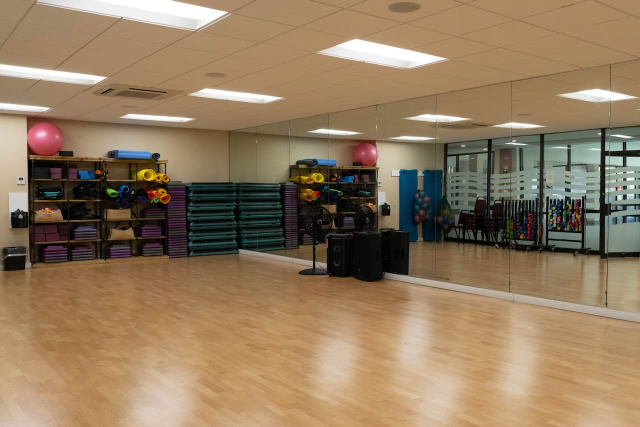
#> input picture images/Club 1.jpeg, 1280 x 854 px, found by its file name (shown at 1/2 size)
$ python combine_images_vertical.py
#> lines starting #> are read from the running program, lines starting #| are printed output that depends on the picture
#> `canvas = Image.new('RGB', (final_w, final_h), (255,255,255))`: canvas: PIL image 1200x1260 RGB; every value is 255
from PIL import Image
import os

# Source image paths (from project images/ folder)
src_images = [
    os.path.join('images', 'Club 1.jpeg'),
    os.path.join('images', 'Gym 1.jpeg'),
    os.path.join('images', 'indoor Basketball.jpeg'),
]

out_path = os.path.join('images', 'combined_vertical.jpg')

# target size per panel
panel_w = 1200
panel_h = 420

# helper: open image, center-crop to target aspect ratio, then resize
def fit_image(path, size):
#> called with path = 'images/Club 1.jpeg', size = (1200, 420)
    target_w, target_h = size
    im = Image.open(path).convert('RGB')
#> im is the input picture: PIL image 1280x854 RGB; mean R, G, B 146, 122.6, 95
    iw, ih = im.size
#> iw = 1280; ih = 854
    target_ratio = target_w / target_h
    current_ratio = iw / ih
#> current_ratio = 1.5
    if current_ratio > target_ratio:
        # crop left/right
        new_w = int(ih * target_ratio)
        left = (iw - new_w) // 2
        im = im.crop((left, 0, left + new_w, ih))
    else:
        # crop top/bottom
        new_h = int(iw / target_ratio)
#> new_h = 448
        top = (ih - new_h) // 2
#> top = 203
        im = im.crop((0, top, iw, top + new_h))
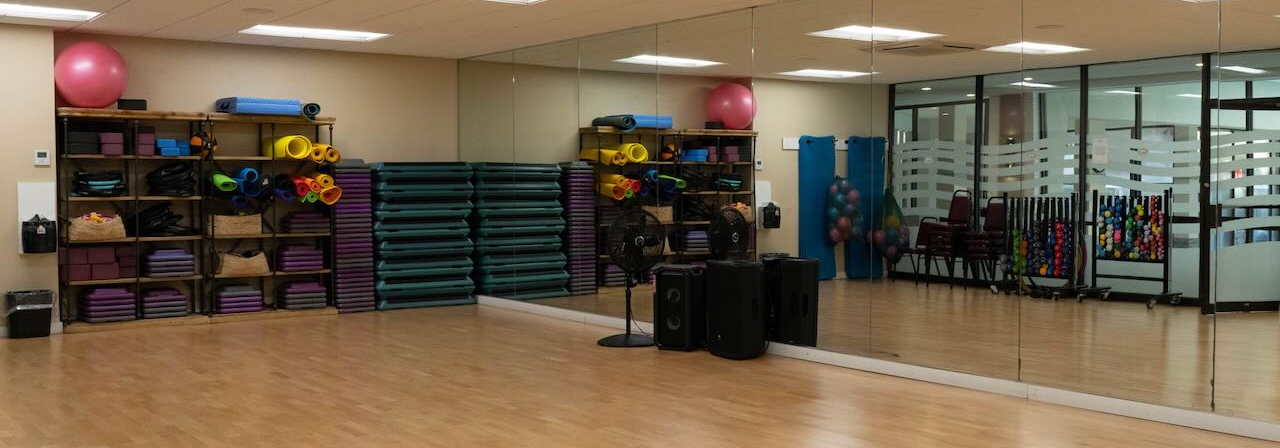
#> im: PIL image 1280x448 RGB; mean R, G, B 111.9, 96.8, 76.5
    im = im.resize((target_w, target_h), Image.LANCZOS)
#> im: PIL image 1200x420 RGB
    return im

# create final canvas (stack vertically)
final_w = panel_w
final_h = panel_h * len(src_images)
canvas = Image.new('RGB', (final_w, final_h), (255,255,255))

y = 0
for path in src_images:
    if not os.path.exists(path):
        raise SystemExit(f"Source image not found: {path}")
    fitted = fit_image(path, (panel_w, panel_h))
    canvas.paste(fitted, (0, y))
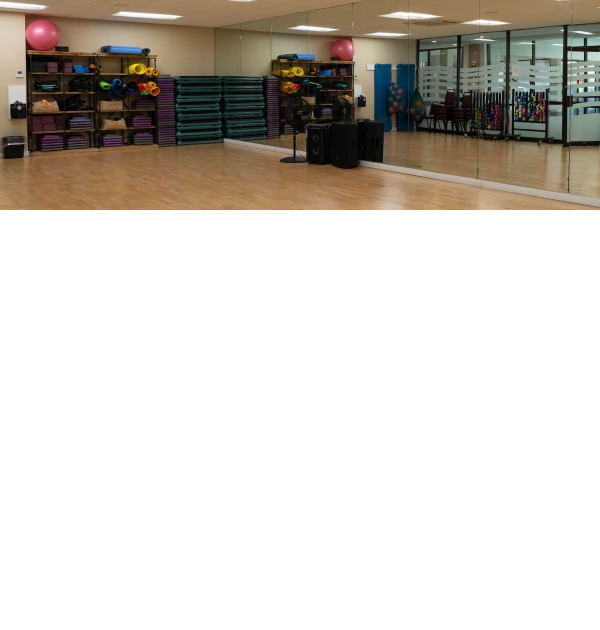
#> canvas: PIL image 1200x1260 RGB (shown at 1/2 size); mean R, G, B 207.3, 202.3, 195.5
    y += panel_h
#> pass 2 of the loop `for path in src_images:`:
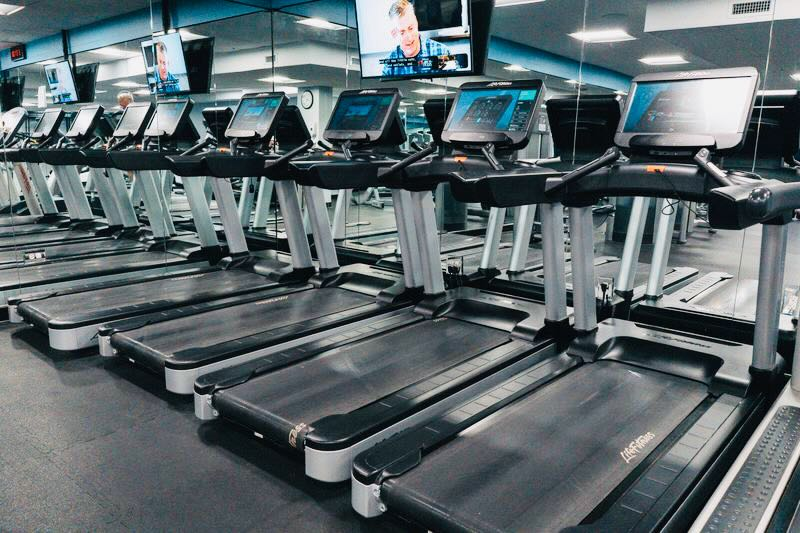
#> input picture images/Gym 1.jpeg, 800 x 533 px, found by its file name
#> in fit_image, im is the input picture: PIL image 800x533 RGB; mean R, G, B 92.1, 103.8, 107.2
#> in fit_image (call 2), `im = im.resize((target_w, target_h), Image.LANCZOS)`:
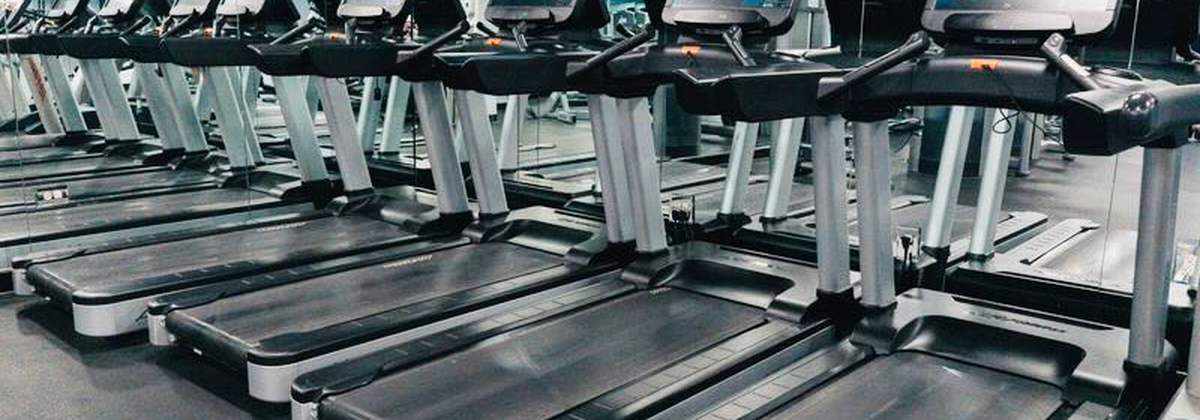
#> im: PIL image 1200x420 RGB; mean R, G, B 89.8, 98.8, 101
#> `canvas.paste(fitted, (0, y))`:
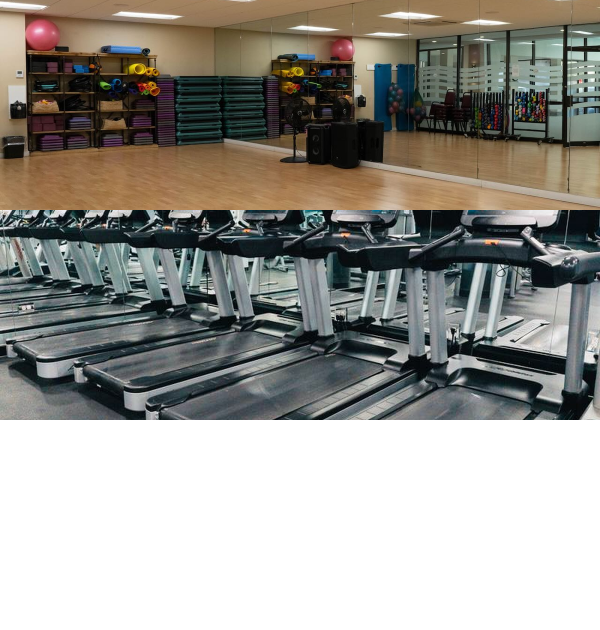
#> canvas: PIL image 1200x1260 RGB (shown at 1/2 size); mean R, G, B 152.2, 150.2, 144.2
#> pass 3 of the loop `for path in src_images:`:
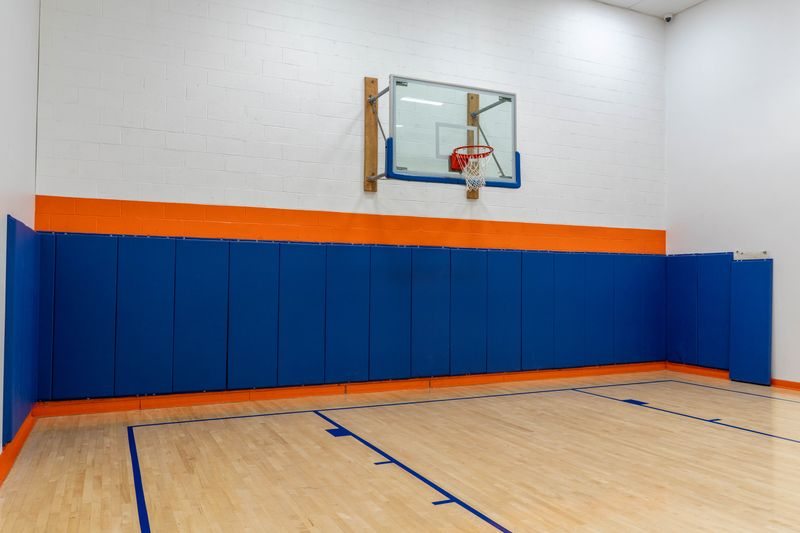
#> input picture images/indoor Basketball.jpeg, 800 x 533 px, found by its file name
#> in fit_image, im is the input picture: PIL image 800x533 RGB; mean R, G, B 150, 144.2, 144.7
#> in fit_image (call 3), `im = im.crop((0, top, iw, top + new_h))`:
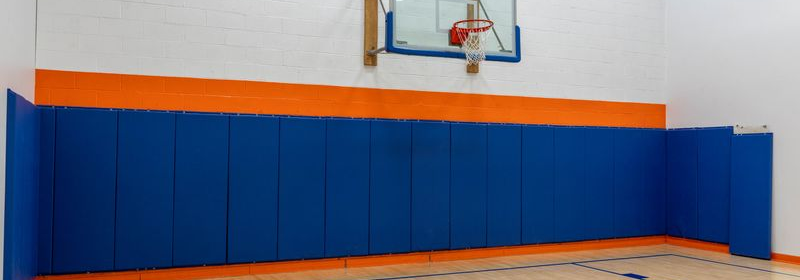
#> im: PIL image 800x280 RGB; mean R, G, B 104.7, 107.4, 125.1
#> `canvas.paste(fitted, (0, y))`:
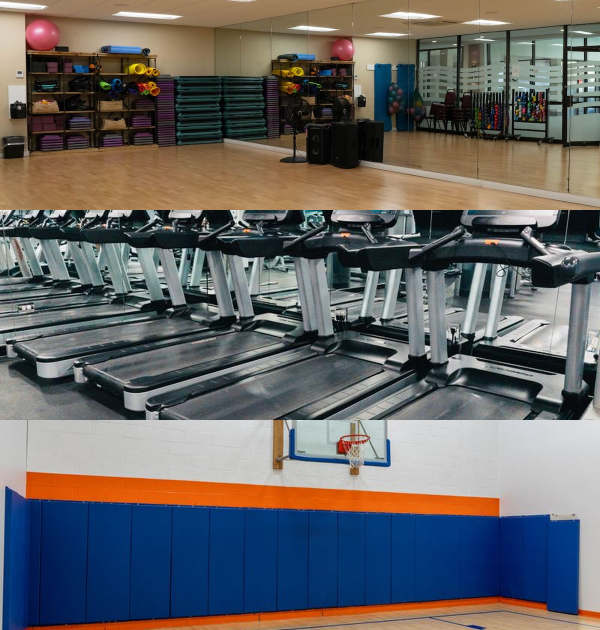
#> canvas: PIL image 1200x1260 RGB (shown at 1/2 size); mean R, G, B 102.1, 101, 100.9

canvas.save(out_path, quality=90)
print('Wrote', out_path)
